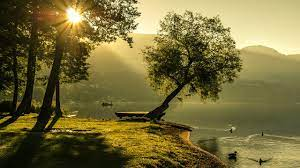
#> input picture pythonProject/image.jpeg, 300 x 168 px, given in place of the camera
$ python ornek4.py
#> lines starting #> are read from the running program, lines starting #| are printed output that depends on the picture
# OpenCv ,numpy ve matematik kutuphaneleri programa cagrilir.
import cv2
import numpy as np
import math

# OpenCV nin goruntu yakalama class i değişkene atanir.
cap = cv2.VideoCapture(1)

# Video codec formati tanimlanir.
fourrcc = cv2.VideoWriter_fourcc(*'XVID')
# Video ismi kayit formati fps i ve pencere boyutu (pixel) belirlenir.
videoKayit = cv2.VideoWriter('video3.avi', fourrcc, 40.0, (640, 480))
videoKayit2 = cv2.VideoWriter('video4.avi', fourrcc, 40.0, (640, 480))


def gamma_trans(img, gamma):  # gamma fonksiyonu tanimlanir.
    gamma_table = [np.power(a / 255.0, gamma) * 255.0 for a in range(256)]  # Renk tablosu tanimlanir.
    gamma_table = np.round(np.array(gamma_table)).astype(np.uint8)  # Renk degeri tam sayi (integer) dır.
    return cv2.LUT(img,
                   gamma_table)
    # Isik yogunlugu (renk) homojonize edilerek goruntude iyilestirme yapilmaya calisilir.


while True:
    ret, frame = cap.read()
#> frame is the input picture: shape (168, 300, 3); mean B, G, R 58.5, 107.7, 118
    frame = cv2.resize(frame, (640, 480))
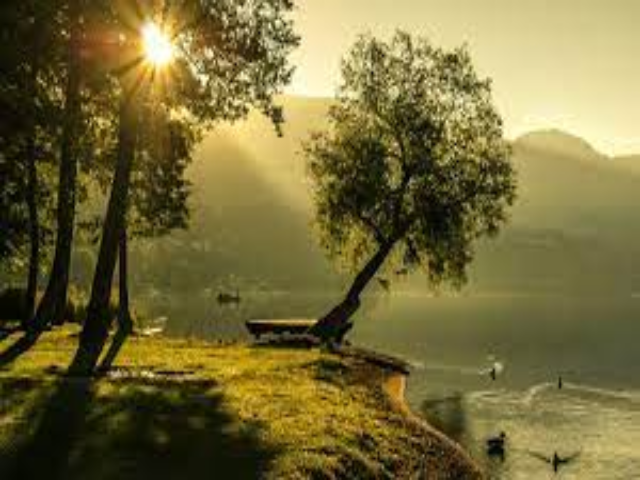
#> frame: shape (480, 640, 3); mean B, G, R 58.4, 107.5, 117.9
    img_gray = cv2.cvtColor(frame, cv2.COLOR_BGR2GRAY)
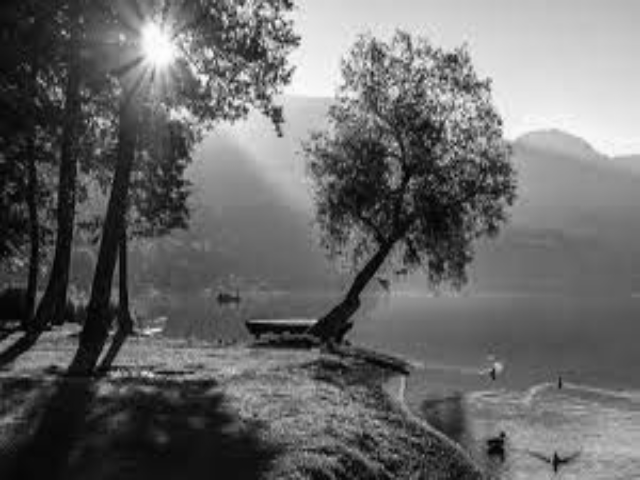
#> img_gray: shape (480, 640); min 0, max 254, mean 105.1
    mean = np.mean(img_gray)
#> mean = 105.1
    gamma_val = math.log10(0.5) / math.log10(mean / 255)  # Formula calculation gamma
#> gamma_val = 0.782
    image_gamma_correct = gamma_trans(frame, gamma_val)  # gamma Transformation
#> in gamma_trans, `gamma_table = [np.power(a / 255.0, gamma) * 255.0 for a in range(256)]`: gamma_table = 256 values from 0 to 255
#> in gamma_trans, `return cv2.LUT(img, gamma_table)`:
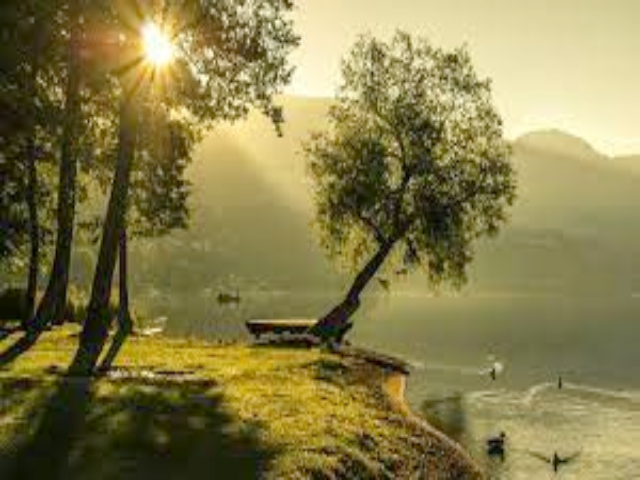
#> returned value: shape (480, 640, 3); mean of channels 0, 1, 2 75.2, 125.7, 135.1; drawn as B, G, R

    rows, cols, _ = frame.shape
#> rows = 480; cols = 640
    rows2, cols2, _ = image_gamma_correct.shape
#> rows2 = 480; cols2 = 640

    x_medium = int(cols / 2)
#> x_medium = 320
    y_medium = int(rows / 2)
#> y_medium = 240

    x_medium2 = int(cols2 / 2)
#> x_medium2 = 320
    y_medium2 = int(rows2 / 2)
#> y_medium2 = 240

    hsv_frame = cv2.cvtColor(frame, cv2.COLOR_BGR2HSV)
#> hsv_frame: shape (480, 640, 3); mean H, S, V 26.3, 146.8, 118.2
    hsv_frame2 = cv2.cvtColor(image_gamma_correct, cv2.COLOR_BGR2HSV)
#> hsv_frame2: shape (480, 640, 3); mean H, S, V 26.6, 128, 135.5

    # red color
    low_red = np.array([150, 155, 84])
    high_red = np.array([185, 255, 255])

    red_mask = cv2.inRange(hsv_frame, low_red, high_red)
#> red_mask: shape (480, 640); every value is 0
    red_mask2 = cv2.inRange(hsv_frame2, low_red, high_red)

    contours, _ = cv2.findContours(red_mask, cv2.RETR_TREE, cv2.CHAIN_APPROX_SIMPLE)
#> contours = []
    contours = sorted(contours, key=lambda a: cv2.contourArea(a), reverse=True)

    contours2, _ = cv2.findContours(red_mask2, cv2.RETR_TREE, cv2.CHAIN_APPROX_SIMPLE)
#> contours2 = []
    contours2 = sorted(contours2, key=lambda b: cv2.contourArea(b), reverse=True)

    for cnt in contours:
        (x, y, w, h) = cv2.boundingRect(cnt)

        x_medium = int((x + x + w) / 2)
        y_medium = int((y + y + h) / 2)

        cv2.rectangle(frame, (x, y), (x + w, y + h), (0, 255, 0), 2)
        break
#> this loop made 0 passes

    for cnt in contours2:
        (x2, y2, w2, h2) = cv2.boundingRect(cnt)

        x_medium2 = int((x2 + x2 + w2) / 2)
        y_medium2 = int((y2 + y2 + h2) / 2)

        cv2.rectangle(image_gamma_correct, (x2, y2), (x2 + w2, y2 + h2), (0, 255, 0), 2)
        break

    cv2.line(frame, (x_medium, 0), (x_medium, 480), (0, 255, 0), 2)
    cv2.line(frame, (0, y_medium), (640, y_medium), (0, 255, 0), 2)
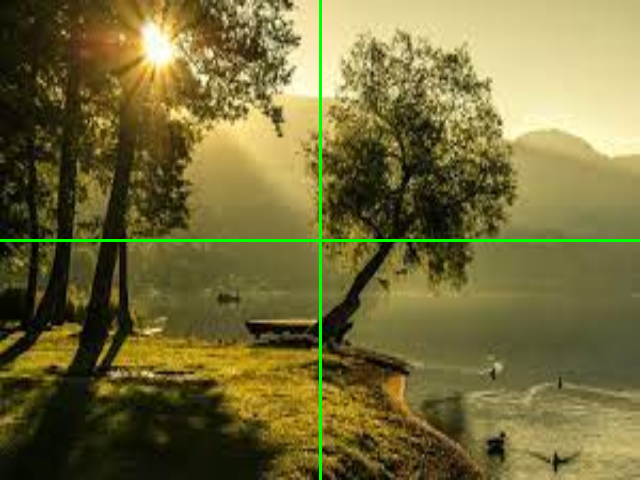
#> frame: shape (480, 640, 3); mean B, G, R 57.8, 109.2, 116.6

    cv2.line(image_gamma_correct, (x_medium2, 0), (x_medium2, 480), (0, 255, 0), 2)
    cv2.line(image_gamma_correct, (0, y_medium2), (640, y_medium2), (0, 255, 0), 2)
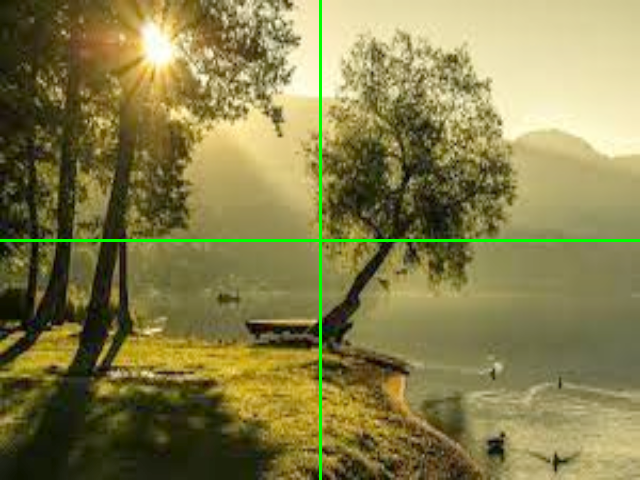
#> image_gamma_correct: shape (480, 640, 3); mean B, G, R 74.4, 127.1, 133.6

    cv2.imshow("Frame", frame)
    cv2.imshow("Gama_Corrected_Frame", image_gamma_correct)
    cv2.imshow("red mask 2", red_mask2)

    if ret is True:
        videoKayit.write(frame)
        videoKayit2.write(image_gamma_correct)
        if cv2.waitKey(1) & 0xFF == ord('x'):
#> (key x is pressed here)
            break
cap.release()
videoKayit.release()
videoKayit2.release()
cv2.destroyAllWindows()
